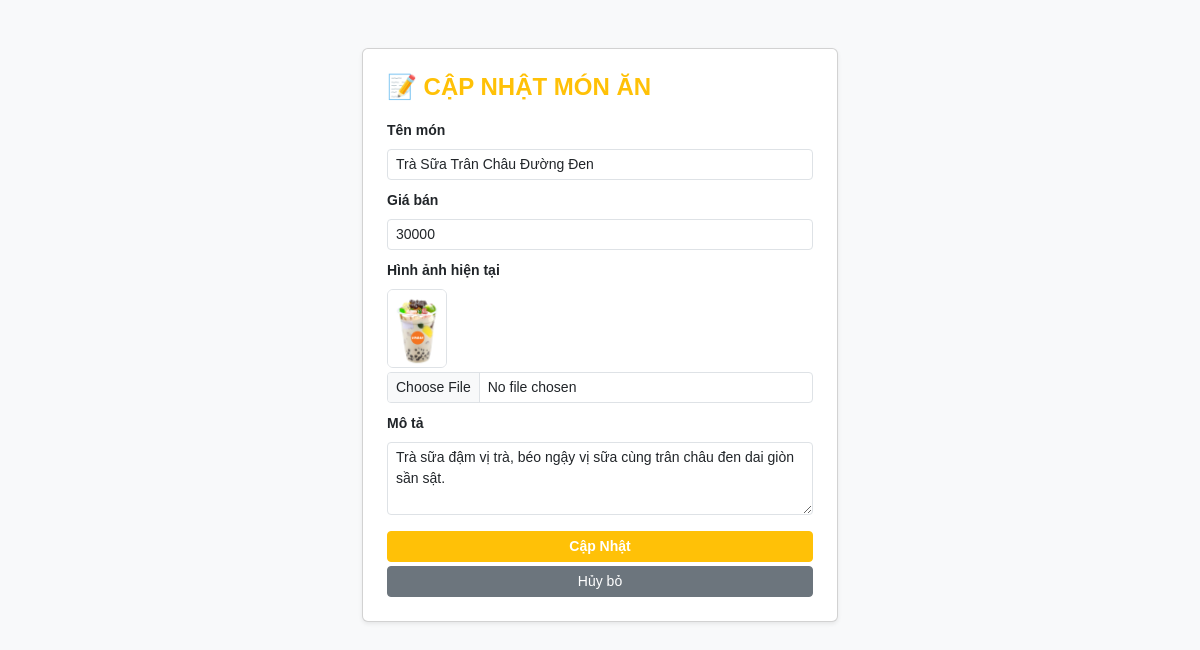
Page /admin/edit_product.php?id=6 (signed in) on the committed database.
### tables this page shows
CREATE TABLE `products` (
  `id` int(11) NOT NULL,
  `category_id` int(11) NOT NULL,
  `name` varchar(255) NOT NULL,
  `price` int(11) NOT NULL,
  `image` varchar(255) DEFAULT NULL,
  `description` text DEFAULT NULL,
  `created_at` timestamp NOT NULL DEFAULT current_timestamp()
);

### admin/edit_product.php (the view, shortened to what this page needs)
<?php
require_once '../config/database.php';
$error = ''; $product = null;
if (isset($_GET['id'])) {
    $id = (int)$_GET['id'];
    $stmt = $conn->prepare("SELECT * FROM products WHERE id = :id LIMIT 1");
    $stmt->execute(['id' => $id]);
    $product = $stmt->fetch(PDO::FETCH_ASSOC);
} else { header('Location: index.php'); exit(); }
?>
<!DOCTYPE html>
<html lang="vi">
<head>
    <link href="https://cdn.jsdelivr.net/npm/bootstrap@5.3.0/dist/css/bootstrap.min.css" rel="stylesheet">
    <link href="../assets/css/style.css" rel="stylesheet">
</head>
<body class="bg-light">
    <div class="container mt-5 admin-edit-form-container">
        <div class="card p-4 shadow-sm">
            <h4 class="text-warning fw-bold mb-3">📝 CẬP NHẬT MÓN ĂN</h4>
            <form action="edit_product.php?id=<?= $product['id'] ?>" method="POST" enctype="multipart/form-data">
                <div class="mb-2"><label class="form-label small fw-bold">Tên món</label><input type="text" class="form-control form-control-sm" name="name" value="<?= htmlspecialchars($product['name']) ?>" required></div>
                <div class="mb-2"><label class="form-label small fw-bold">Giá bán</label><input type="number" class="form-control form-control-sm" name="price" value="<?= $product['price'] ?>" required></div>
                <div class="mb-2">
                    <label class="form-label small fw-bold">Hình ảnh hiện tại</label>
                    <?php if(!empty($product['image'])): ?><img src="../uploads/<?= $product['image'] ?>" class="mb-1 rounded border admin-product-preview"><?php endif; ?>
                    <input type="file" class="form-control form-control-sm" name="image" accept="image/*">
                </div>
                <div class="mb-3"><label class="form-label small fw-bold">Mô tả</label><textarea class="form-control form-control-sm" name="description" rows="3"><?= htmlspecialchars($product['description']) ?></textarea></div>
                <button type="submit" class="btn btn-warning text-white btn-sm w-100 fw-bold">Cập Nhật</button>
                <a href="index.php" class="btn btn-secondary btn-sm w-100 mt-1">Hủy bỏ</a>
            </form>
        </div>
    </div>
</body>
</html>

### assets/css/style.css (style rules this page uses)
body { background-color: #f8f9fa; font-family: Arial, Helvetica, sans-serif; }
.admin-edit-form-container { max-width: 500px; }
.admin-product-preview { width: 60px; display: block; }

### rows in the picture
products: name "Trà Sữa Trân Châu Đường Đen", price "30000", image (picture), description "Trà sữa đậm vị trà, béo ngậy vị sữa cùng trân châu đen dai giòn sần sật."
